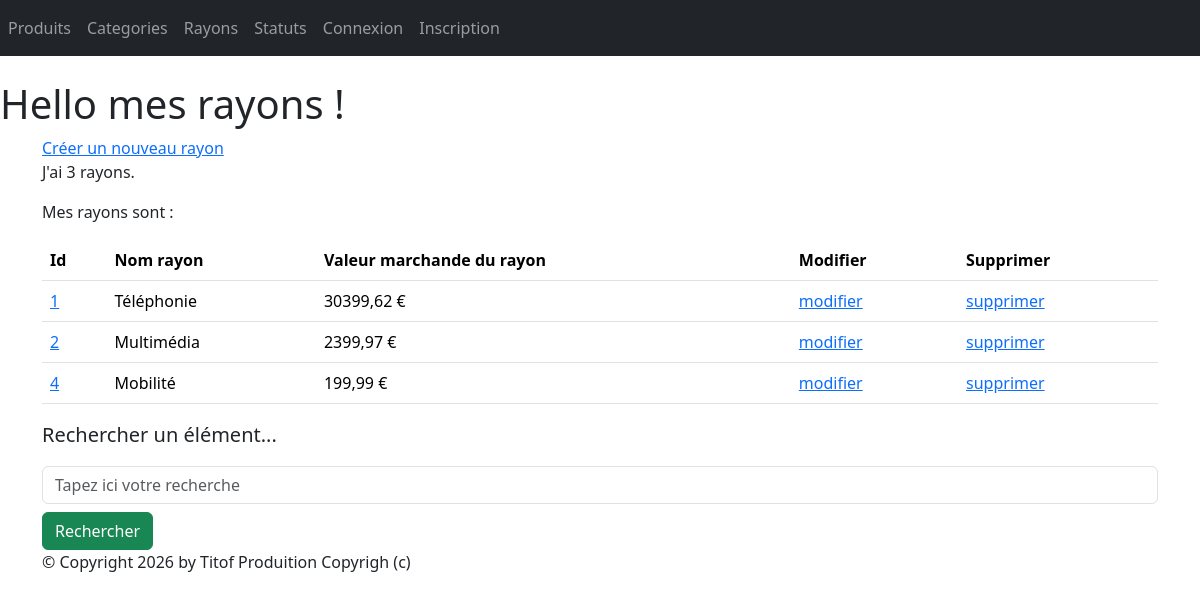
Page /monApp/rayons/ on the committed database.
### monApp/models.py (models this page shows, shortened)
class Rayon(models.Model):
    idRayon = models.AutoField(primary_key=True)
    nomRayon = models.CharField(max_length=100)

### monApp/views.py (the view)
# urls.py: path("rayons/", views.RayonListView.as_view(), name="ListeRayons"),
class RayonListView(ListView):
    model = Rayon
    template_name = "monApp/ListRayons.html"
    context_object_name = "rayons"
    def get_queryset(self):
        queryset = Rayon.objects.prefetch_related(
            Prefetch("contenir_rayon", queryset=Contenir.objects.select_related("produit"))
        )
        query = self.request.GET.get('search')
        if query:
            queryset = queryset.filter(nomRayon__icontains=query)
        return queryset
    def get_context_data(self, **kwargs):
        context = super(RayonListView, self).get_context_data(**kwargs)
        context['titremenu'] = "Liste de mes rayons !"
        rayons_data = []
        for rayon in context['rayons']:
            total = 0
            for contenir in rayon.contenir_rayon.all():
                total += contenir.produit.prixUnitaireProd * contenir.Qte
            rayons_data.append({'rayon': rayon,'total_stock': total})
        context['rayons_data'] = rayons_data
        return context

### monApp/templates/monApp/ListRayons.html
{% extends 'monApp/base.html' %}
{% block menu %}
<h1>Hello mes rayons !</h1>
{% endblock %}
{% block contenu %}
        <a href="{% url 'creationRayon' %}">Créer un nouveau rayon</a>
        <p>J'ai {{ rayons | length }} rayons.</p>
        <p>Mes rayons sont :</p>
        <table class="table">
        <thead>
        <th>Id</th>
        <th>Nom rayon</th>
        <th>Valeur marchande du rayon</th>
        <th>Modifier</th>
        <th>Supprimer</th>
        </thead>
        <tbody>
        {% for data in rayons_data %}
        <tr>
        <td><a href="{% url 'detailRayon' data.rayon.idRayon %}">{{ data.rayon.idRayon }}</a></td>
        <td>{{ data.rayon.nomRayon }} </td>
        <td>{{ data.total_stock }} €</td>
        <td><a href="{% url 'modificationRayon' data.rayon.idRayon %}">modifier</a></td>
        <td><a href="{% url 'suppressionRayon' data.rayon.idRayon %}">supprimer</a></td>
        </tr>
        {% endfor %}
        </tbody>
        </table>
        <p class="lead mb-3 ml-0">Rechercher un élément...</p>
        <form method="GET" action="">
            <input class="form-control" type="text" name="search"
                   placeholder="Tapez ici votre recherche"
                   value="{{ request.GET.search }}">
            <button type="submit" class="btn btn-success mt-2">Rechercher</button>
        </form>
{% endblock %}

### static/css/styles.css (style rules this page uses)
h1 { color: red ; }

### rows in the picture
Rayon: rayon.idRayon "1", rayon.nomRayon "Téléphonie", total_stock "30399,62"
Rayon: rayon.idRayon "2", rayon.nomRayon "Multimédia", total_stock "2399,97"
Rayon: rayon.idRayon "4", rayon.nomRayon "Mobilité", total_stock "199,99"

### other values in the picture
{{ rayons | length }} "3"
